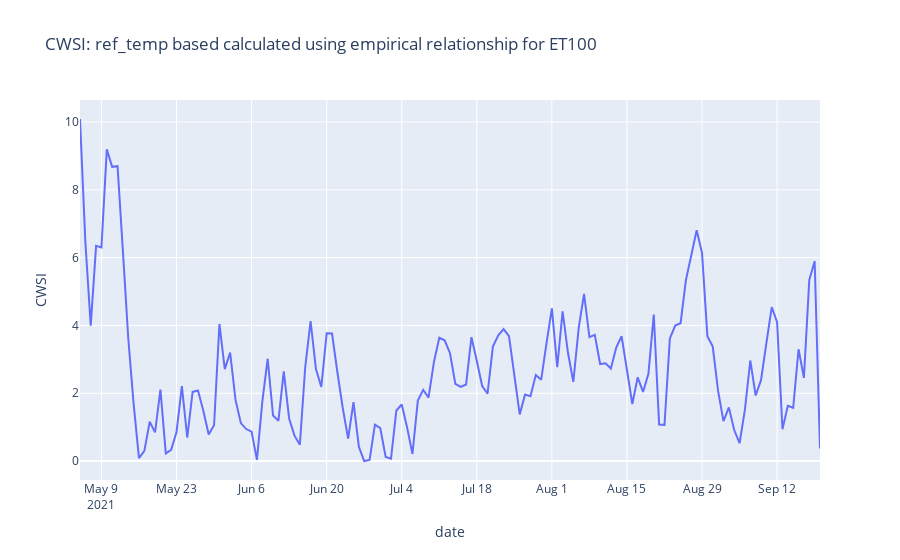

Notebook code for this chart:
### Markdown cell above
##### Plot CWSI computed from empirical relationship between vpd and temp difference (tair minus CanopyTemp for ET100)

### Code cell
fig = px.line(
    ET100_daily, x="date", y="CWSI",  title="CWSI: ref_temp based calculated using empirical relationship for ET100"
)
fig.show()

### Figure 1 — Plotly figure (JSON) as saved in the notebook; plotly's stock layout.template omitted (floating-point values rounded to 4 significant figures; data arrays with more than 128 entries replaced by an {"elided": "..."} marker saying what was removed)
{"data": [{"hovertemplate": "date=%{x}<br>CWSI=%{y}<extra></extra>", "legendgroup": "", "line": {"color": "#636efa", "dash": "solid"}, "marker": {"symbol": "circle"}, "mode": "lines", "name": "", "orientation": "v", "showlegend": false, "type": "scatter", "x": {"elided": "139 str values"}, "xaxis": "x", "y": {"elided": "139 float values"}, "yaxis": "y"}], "layout": {"autosize": true, "legend": {"tracegroupgap": 0}, "title": {"text": "CWSI: ref_temp based calculated using empirical relationship for ET100"}, "xaxis": {"anchor": "y", "autorange": true, "domain": [0, 1], "range": ["2021-05-05", "2021-09-20"], "title": {"text": "date"}, "type": "date"}, "yaxis": {"anchor": "x", "autorange": true, "domain": [0, 1], "range": [-0.5584, 10.65], "title": {"text": "CWSI"}, "type": "linear"}}}
